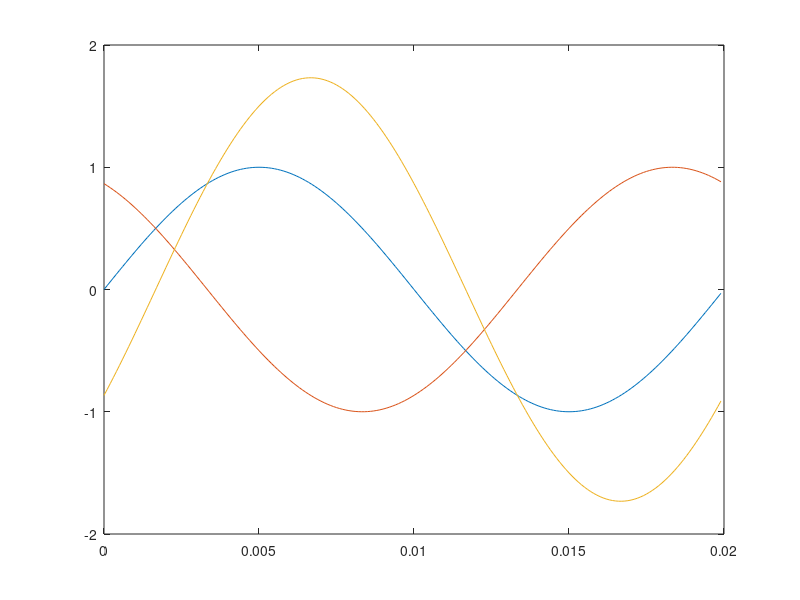

Write MATLAB code to recreate this figure.
N=200; %cantidad de elemenetos del array
fs=50;% frecuencia del la senial de linea
ft=N*fs;%frecuencia de clock
t=[0 : N-1];
t=t.*(1/ft);
signal1=sin(2*pi*fs.*t);
signal2=sin(2*pi*fs.*t + (2/3)*pi);

plot(t, signal1);
hold on
plot(t, signal2);
plot(t,signal1-signal2);
hold off

array1=ceil((signal1+1)*(1600/2));
array2=ceil((signal2+1)*(1600/2));

for c = 1:N
    fprintf('%i,', array2(c))
end

